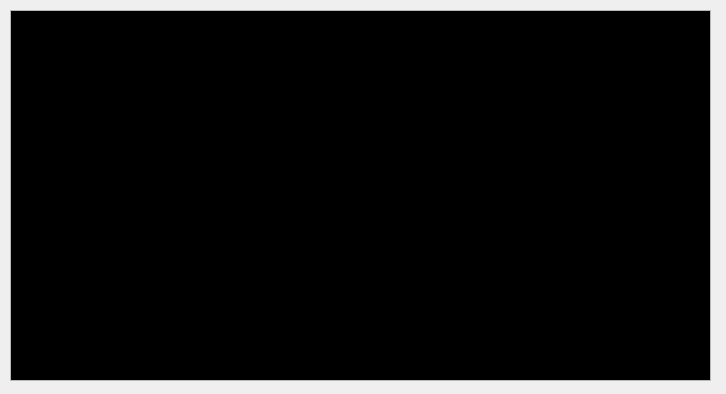
<?xml version="1.0" encoding="UTF-8"?>
<ui version="4.0">
 <class>MainWindow</class>
 <widget class="QMainWindow" name="MainWindow">
  <property name="geometry">
   <rect>
    <x>0</x>
    <y>0</y>
    <width>726</width>
    <height>394</height>
   </rect>
  </property>
  <property name="windowTitle">
   <string>MainWindow</string>
  </property>
  <widget class="QWidget" name="centralWidget">
   <widget class="QTextEdit" name="logWindow">
    <property name="geometry">
     <rect>
      <x>10</x>
      <y>10</y>
      <width>701</width>
      <height>371</height>
     </rect>
    </property>
    <property name="palette">
     <palette>
      <active>
       <colorrole role="WindowText">
        <brush brushstyle="SolidPattern">
         <color alpha="255">
          <red>255</red>
          <green>255</green>
          <blue>255</blue>
         </color>
        </brush>
       </colorrole>
       <colorrole role="Light">
        <brush brushstyle="SolidPattern">
         <color alpha="255">
          <red>255</red>
          <green>255</green>
          <blue>255</blue>
         </color>
        </brush>
       </colorrole>
       <colorrole role="Text">
        <brush brushstyle="SolidPattern">
         <color alpha="255">
          <red>255</red>
          <green>255</green>
          <blue>255</blue>
         </color>
        </brush>
       </colorrole>
       <colorrole role="Base">
        <brush brushstyle="SolidPattern">
         <color alpha="255">
          <red>0</red>
          <green>0</green>
          <blue>0</blue>
         </color>
        </brush>
       </colorrole>
       <colorrole role="Highlight">
        <brush brushstyle="SolidPattern">
         <color alpha="255">
          <red>86</red>
          <green>86</green>
          <blue>86</blue>
         </color>
        </brush>
       </colorrole>
       <colorrole role="HighlightedText">
        <brush brushstyle="SolidPattern">
         <color alpha="255">
          <red>255</red>
          <green>255</green>
          <blue>255</blue>
         </color>
        </brush>
       </colorrole>
      </active>
      <inactive>
       <colorrole role="WindowText">
        <brush brushstyle="SolidPattern">
         <color alpha="255">
          <red>255</red>
          <green>255</green>
          <blue>255</blue>
         </color>
        </brush>
       </colorrole>
       <colorrole role="Light">
        <brush brushstyle="SolidPattern">
         <color alpha="255">
          <red>255</red>
          <green>255</green>
          <blue>255</blue>
         </color>
        </brush>
       </colorrole>
       <colorrole role="Text">
        <brush brushstyle="SolidPattern">
         <color alpha="255">
          <red>255</red>
          <green>255</green>
          <blue>255</blue>
         </color>
        </brush>
       </colorrole>
       <colorrole role="Base">
        <brush brushstyle="SolidPattern">
         <color alpha="255">
          <red>0</red>
          <green>0</green>
          <blue>0</blue>
         </color>
        </brush>
       </colorrole>
       <colorrole role="Highlight">
        <brush brushstyle="SolidPattern">
         <color alpha="255">
          <red>86</red>
          <green>86</green>
          <blue>86</blue>
         </color>
        </brush>
       </colorrole>
       <colorrole role="HighlightedText">
        <brush brushstyle="SolidPattern">
         <color alpha="255">
          <red>255</red>
          <green>255</green>
          <blue>255</blue>
         </color>
        </brush>
       </colorrole>
      </inactive>
      <disabled>
       <colorrole role="WindowText">
        <brush brushstyle="SolidPattern">
         <color alpha="255">
          <red>123</red>
          <green>123</green>
          <blue>123</blue>
         </color>
        </brush>
       </colorrole>
       <colorrole role="Light">
        <brush brushstyle="SolidPattern">
         <color alpha="255">
          <red>255</red>
          <green>255</green>
          <blue>255</blue>
         </color>
        </brush>
       </colorrole>
       <colorrole role="Text">
        <brush brushstyle="SolidPattern">
         <color alpha="255">
          <red>123</red>
          <green>123</green>
          <blue>123</blue>
         </color>
        </brush>
       </colorrole>
       <colorrole role="Base">
        <brush brushstyle="SolidPattern">
         <color alpha="255">
          <red>255</red>
          <green>255</green>
          <blue>255</blue>
         </color>
        </brush>
       </colorrole>
       <colorrole role="Highlight">
        <brush brushstyle="SolidPattern">
         <color alpha="255">
          <red>205</red>
          <green>205</green>
          <blue>205</blue>
         </color>
        </brush>
       </colorrole>
       <colorrole role="HighlightedText">
        <brush brushstyle="SolidPattern">
         <color alpha="255">
          <red>255</red>
          <green>255</green>
          <blue>255</blue>
         </color>
        </brush>
       </colorrole>
      </disabled>
     </palette>
    </property>
    <property name="font">
     <font>
      <family>DejaVu Sans Mono</family>
     </font>
    </property>
    <property name="readOnly">
     <bool>true</bool>
    </property>
   </widget>
  </widget>
 </widget>
 <layoutdefault spacing="6" margin="11"/>
 <resources/>
 <connections/>
</ui>
